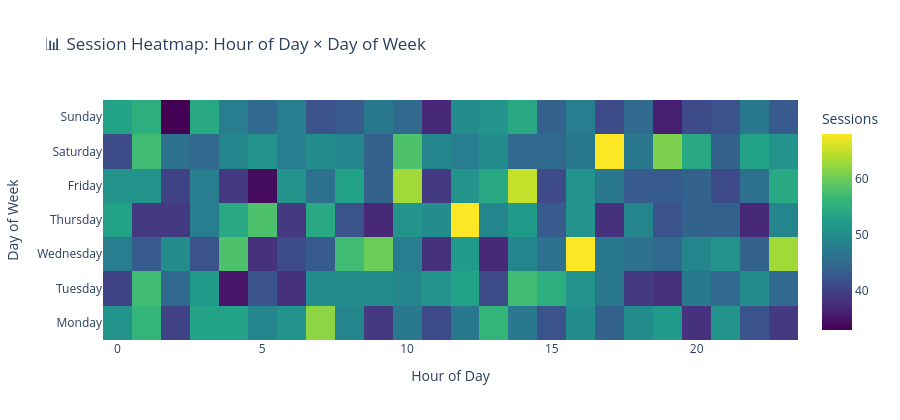

Here is the notebook cell this chart was saved with:
### Code cell
# Session heatmap: Hour × Day
pivot = df_ts.groupby(['day_of_week','hour']).size().reset_index(name='count')
pivot_mat = pivot.pivot(index='day_of_week', columns='hour', values='count').reindex(dow_order)
fig = go.Figure(go.Heatmap(z=pivot_mat.values, x=pivot_mat.columns, y=pivot_mat.index,
                           colorscale='Viridis', colorbar=dict(title='Sessions')))
fig.update_layout(title='📊 Session Heatmap: Hour of Day × Day of Week',
                  xaxis_title='Hour of Day', yaxis_title='Day of Week', height=420)
fig.show()

### Figure 1 — Plotly figure (JSON) as saved in the notebook; plotly's stock layout.template omitted (floating-point values rounded to 4 significant figures; data arrays with more than 128 entries replaced by an {"elided": "..."} marker saying what was removed)
{"data": [{"colorbar": {"title": {"text": "Sessions"}}, "colorscale": [[0, "#440154"], [0.1111, "#482878"], [0.2222, "#3e4989"], [0.3333, "#31688e"], [0.4444, "#26828e"], [0.5556, "#1f9e89"], [0.6667, "#35b779"], [0.7778, "#6ece58"], [0.8889, "#b5de2b"], [1, "#fde725"]], "type": "heatmap", "x": [0, 1, 2, 3, 4, 5, 6, 7, 8, 9, 10, 11, 12, 13, 14, 15, 16, 17, 18, 19, 20, 21, 22, 23], "y": ["Monday", "Tuesday", "Wednesday", "Thursday", "Friday", "Saturday", "Sunday"], "z": {"elided": "7x24 int values"}}], "layout": {"height": 420, "title": {"text": "📊 Session Heatmap: Hour of Day × Day of Week"}, "xaxis": {"title": {"text": "Hour of Day"}}, "yaxis": {"title": {"text": "Day of Week"}}}}
